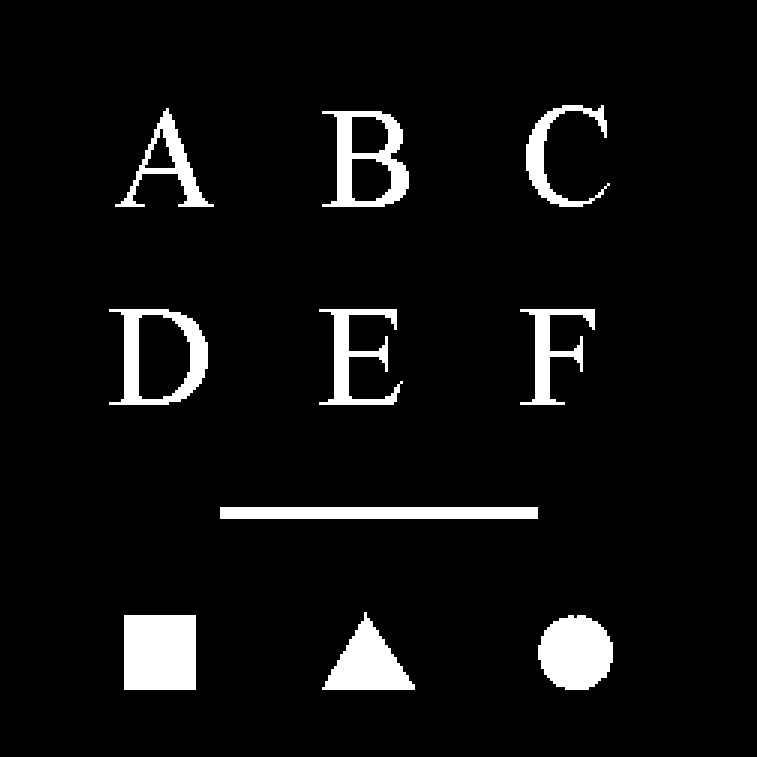
%> input picture m文件7/objects.tif, 757 x 757 px
$ octave test1.m   (GNU Octave 9; MATLAB toolbox functions it lacks are replaced by stand-ins)
%> lines starting %> are read from the running program, lines starting %| are printed output that depends on the picture; in (x1, y1, x2, y2) boxes, pixels count from 0 and x2, y2 are one past the last pixel; in counts of white or black regions, pixels touching at a corner belong together; the program's own positions count from 1
f=imread('objects.tif');
%> f: size 757x757 logical; 6% white; 10 white regions, largest, box (x1, y1, x2, y2) and area: (124, 615, 196, 690) 5400, (538, 615, 613, 690) 4410, (220, 507, 538, 519) 3816
imshow(f)
hold on
[L,n]=bwlabel(f,8);
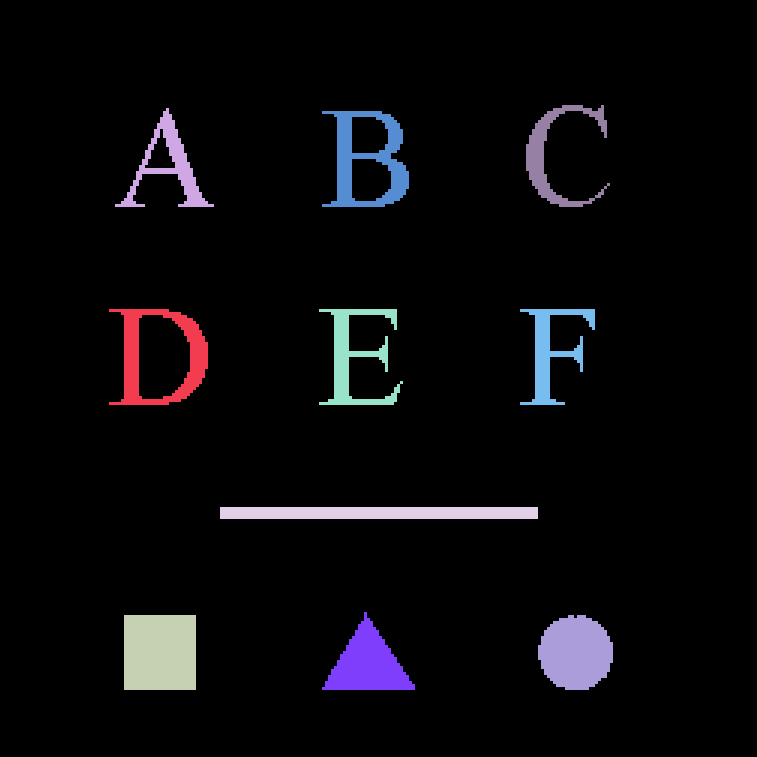
%> L: size 757x757 double; 11 distinct labels, from 0 to 10; one colour per label, 0 black
%> n = 10
for k=1:n
    [r,c]=find(L==k);
    rbar=mean(r);
    cbar=mean(c);
    plot(round(cbar),round(rbar),'Marker','o','MarkerEdgeColor','k','MarkerFaceColor','k','MarkerSize',10);
    hold on
     plot(round(cbar),round(rbar),'Marker','*','MarkerEdgeColor','w');
     hold on
end
%> this loop made 10 passes
%> (rbar, cbar) on passes 1 to 10: (357.2, 161.2), (167.2, 169.8), (653, 160.5), (513.5, 379.5), (357.4, 356.4), (160.8, 368.4), (664.9, 368.5), (351.3, 552.7), (154.6, 555.8), (653.4, 576.3)
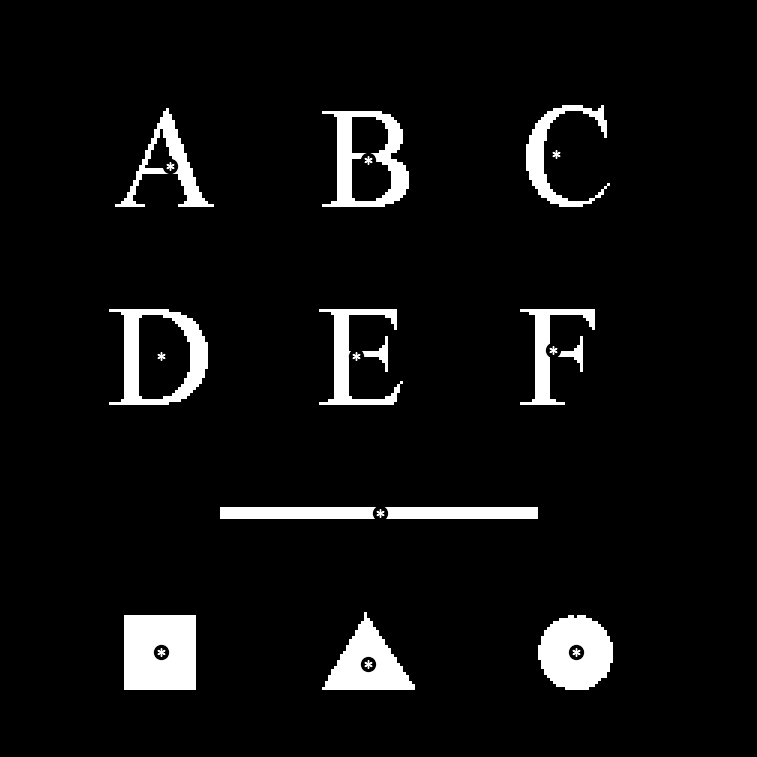
%> figure redrawn from the program's plot data

$ run again, with m文件7/bone.tif copied over m文件7/objects.tif
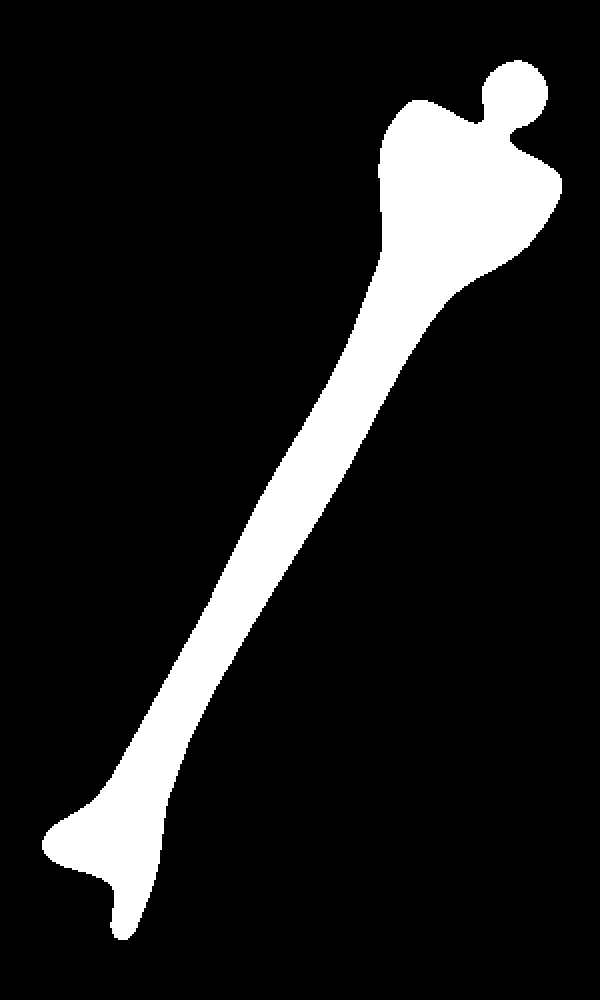
%> input picture m文件7/bone.tif, 600 x 1000 px
%> f: size 1000x600 logical; 12.1% white; 1 white region, box (x1, y1, x2, y2) and area: (42, 60, 562, 940) 72680
%> n = 1
%> the loop `for k=1:n` made 1 pass
%> (rbar, cbar) on pass 1: (436.5, 330.5)
%> after the loop `for k=1:n`:
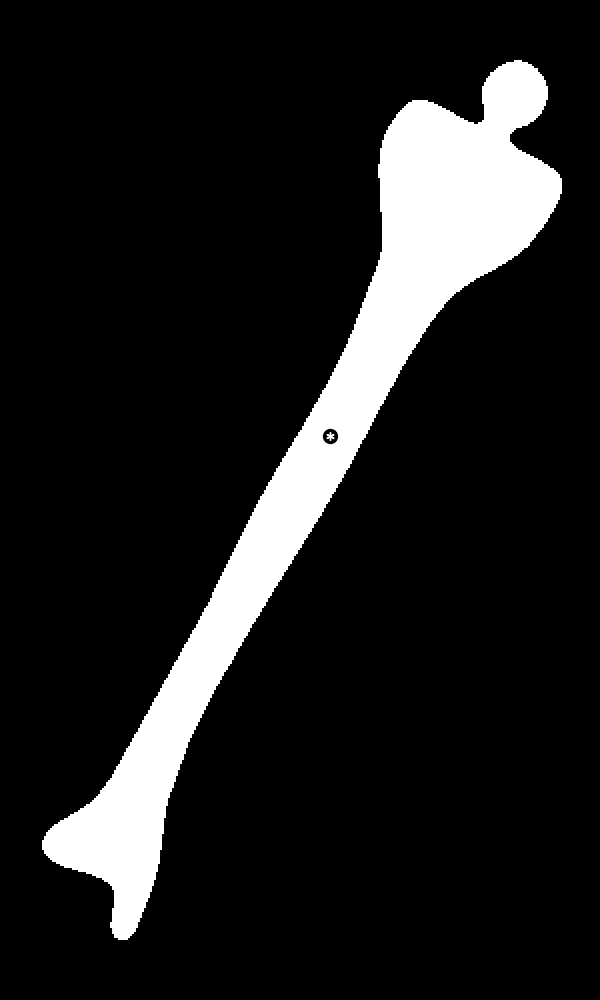
%> figure redrawn from the program's plot data

$ run again, with m文件7/broken_text.tif copied over m文件7/objects.tif
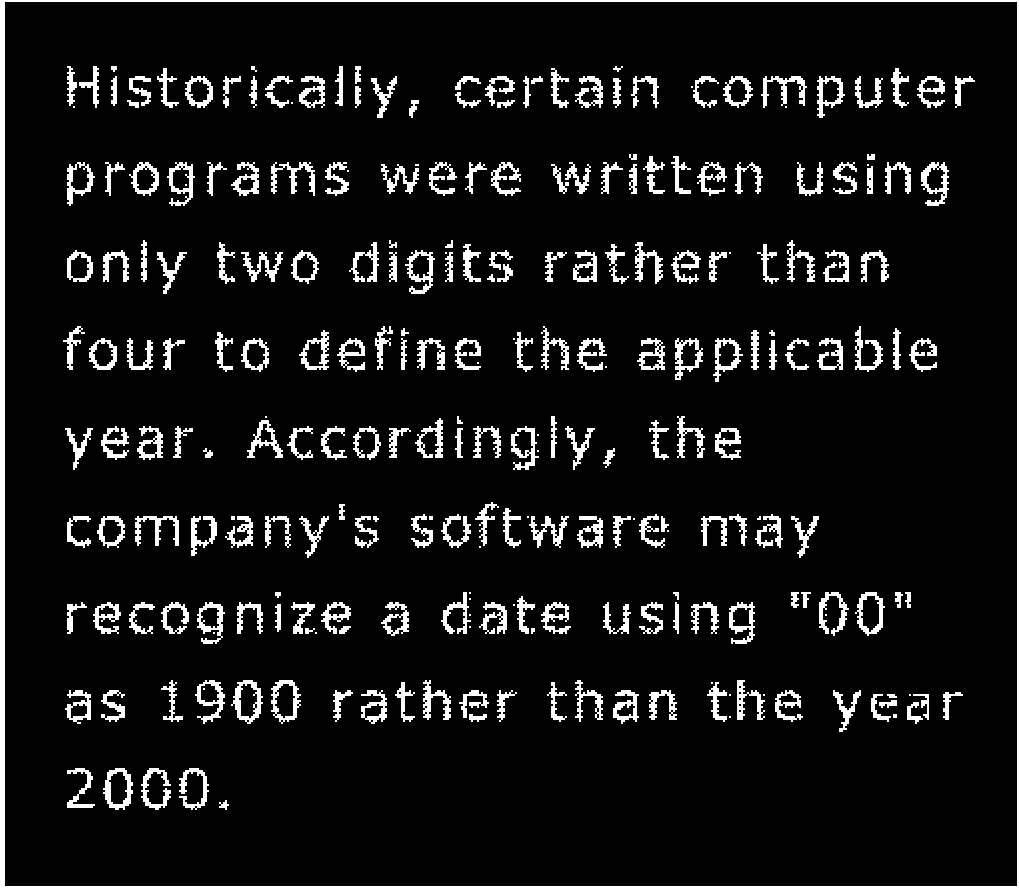
%> input picture m文件7/broken_text.tif, 1019 x 889 px
%> f: size 889x1019 logical; 8.3% white; 266 white regions (38 under 20 px), largest, box (x1, y1, x2, y2) and area: (0, 0, 1019, 889) 11283, (231, 680, 263, 724) 536, (921, 162, 949, 206) 524
%> `[L,n]=bwlabel(f,8);`:
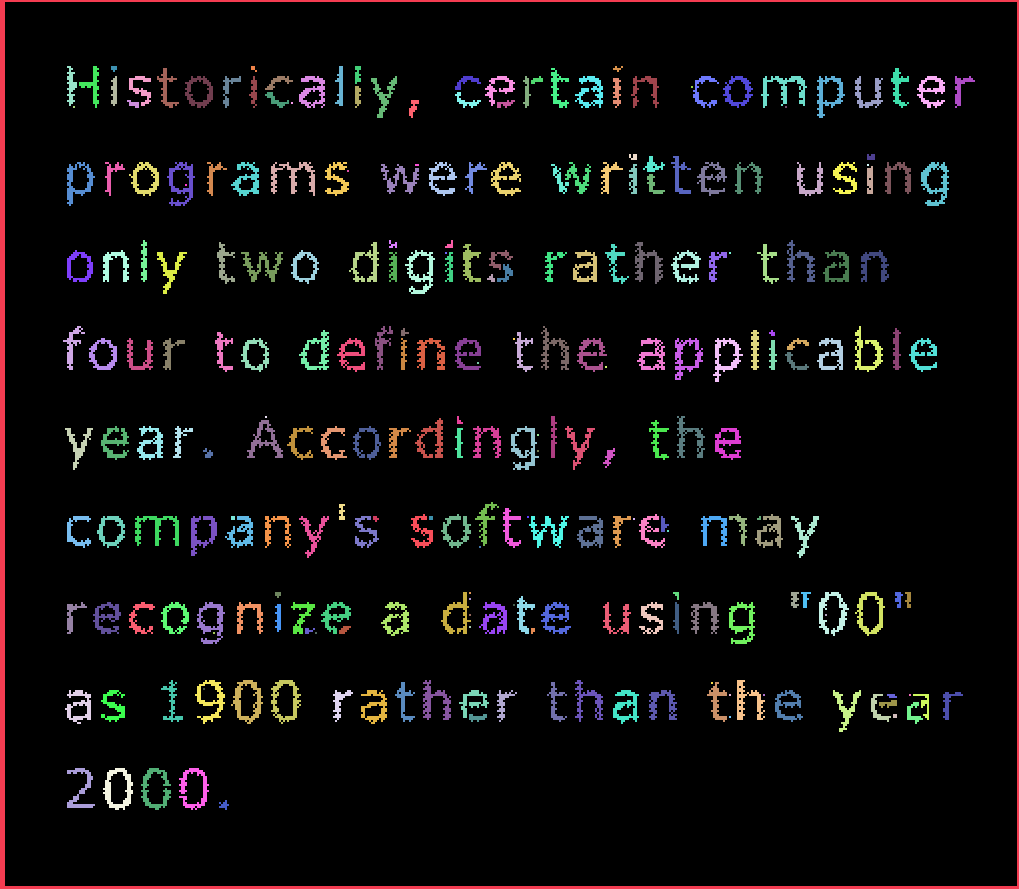
%> L: size 889x1019 double; 267 distinct labels, from 0 to 266; one colour per label, 0 black
%> n = 266
%> the loop `for k=1:n` made 266 passes
%> (rbar, cbar) on passes 1 to 3: (484.6, 391.1), (346.5, 72.86), (445.6, 78.97)
%> after the loop `for k=1:n`:
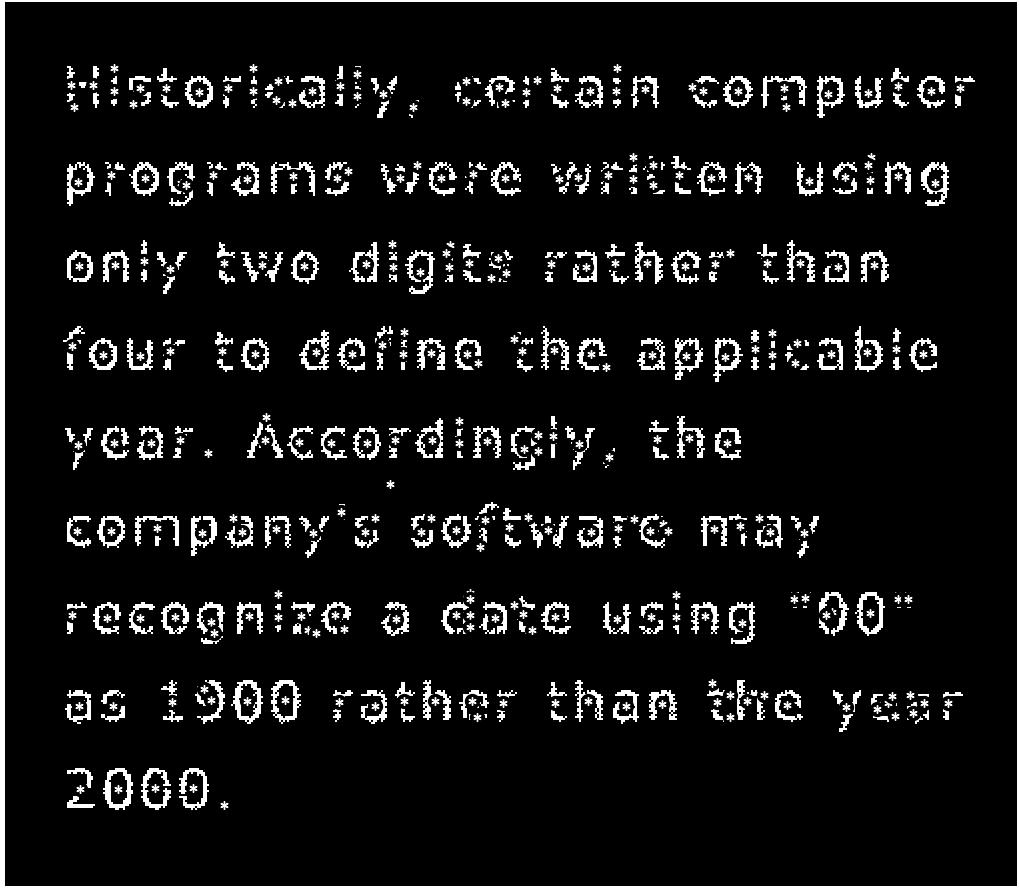
%> figure redrawn from the program's plot data
